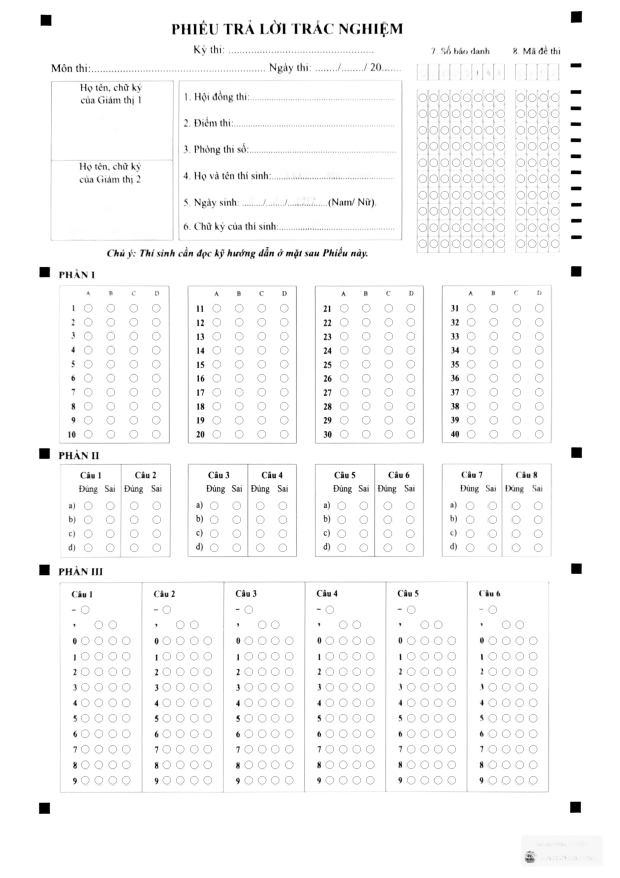
#> input picture assets/template.png, 1240 x 1755 px (shown at 1/2 size); its folder holds only this picture in this run
$ python -i template.py   (imports and definitions only)
#> lines starting #> are read from the running program, lines starting #| are printed output that depends on the picture; after the words box and inside, x2 and y2 are one past the last pixel; in counts of white or black regions, pixels touching at a corner belong together
#> further down, picture is the input picture: shape (1755, 1240); min 0, max 255, mean 248.6
from __future__ import annotations

from dataclasses import dataclass
from functools import lru_cache
from pathlib import Path

import cv2
import numpy as np


CANONICAL_WIDTH = 1240
CANONICAL_HEIGHT = 1755
BUBBLE_RADIUS = 8.5

CORNER_MARKERS = {
    "top_left": (92.0, 40.5),
    "top_right": (1153.0, 34.0),
    "bottom_right": (1151.0, 1614.5),
    "bottom_left": (89.5, 1616.5),
}

GUIDE_MARKERS = [
    (92.0, 40.5),
    (1153.0, 34.0),
    (89.5, 544.0),
    (1152.5, 543.0),
    (89.0, 907.0),
    (1153.0, 905.0),
    (89.0, 1140.0),
    (1153.0, 1137.0),
    (89.5, 1616.5),
    (1151.0, 1614.5),
]


@dataclass(frozen=True)
class Bubble:
    center: tuple[float, float]
    radius: float = BUBBLE_RADIUS


@dataclass(frozen=True)
class TemplateLayout:
    width: int
    height: int
    marker_centers: dict[str, tuple[float, float]]
    guide_markers: list[tuple[float, float]]
    student_id: list[dict[str, Bubble]]
    exam_code: list[dict[str, Bubble]]
    section1: list[dict[str, Bubble]]
    section2: list[dict[str, dict[str, Bubble]]]
    section3: list[list[dict[str, Bubble]]]
    template_gray: np.ndarray


def _bubble(x: float, y: float) -> Bubble:
    return Bubble(center=(float(x), float(y)))


# [75 lines left out: functions _build_code_columns, _build_section1, _build_section2, _build_section3, _load_gray_image, not called in this run]


def _square_candidates(gray: np.ndarray) -> list[tuple[float, float]]:
    blurred = cv2.GaussianBlur(gray, (5, 5), 0)
    _, global_threshold = cv2.threshold(blurred, 0, 255, cv2.THRESH_BINARY_INV + cv2.THRESH_OTSU)
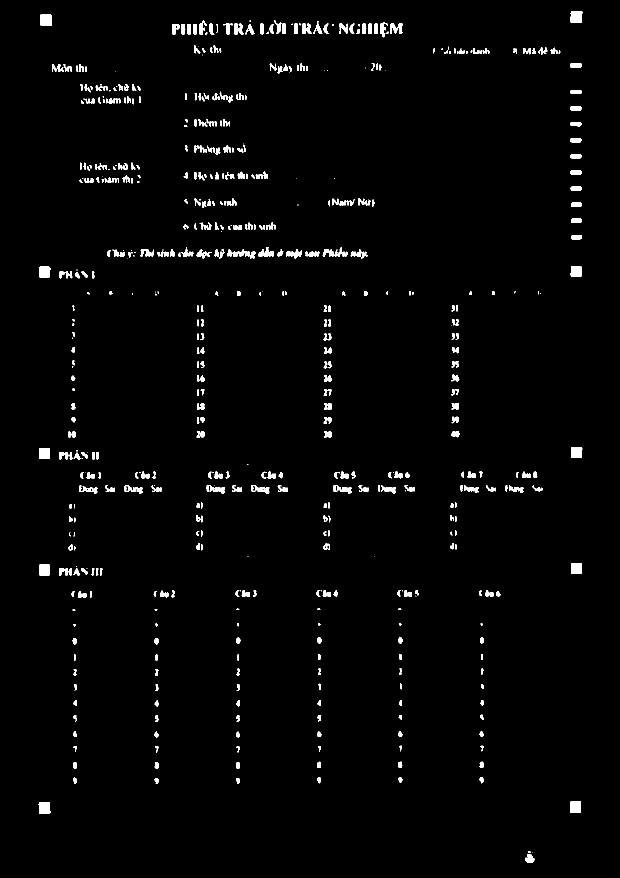
#> global_threshold: shape (1755, 1240) (shown at 1/2 size); 2% white; 595 white regions (106 under 20 px), largest, box (x1, y1, x2, y2) and area: (1141, 22, 1165, 46) 542, (77, 1605, 101, 1628) 512, (81, 29, 103, 52) 504
    local_threshold = cv2.adaptiveThreshold(
        blurred,
        255,
        cv2.ADAPTIVE_THRESH_GAUSSIAN_C,
        cv2.THRESH_BINARY_INV,
        51,
        15,
    )
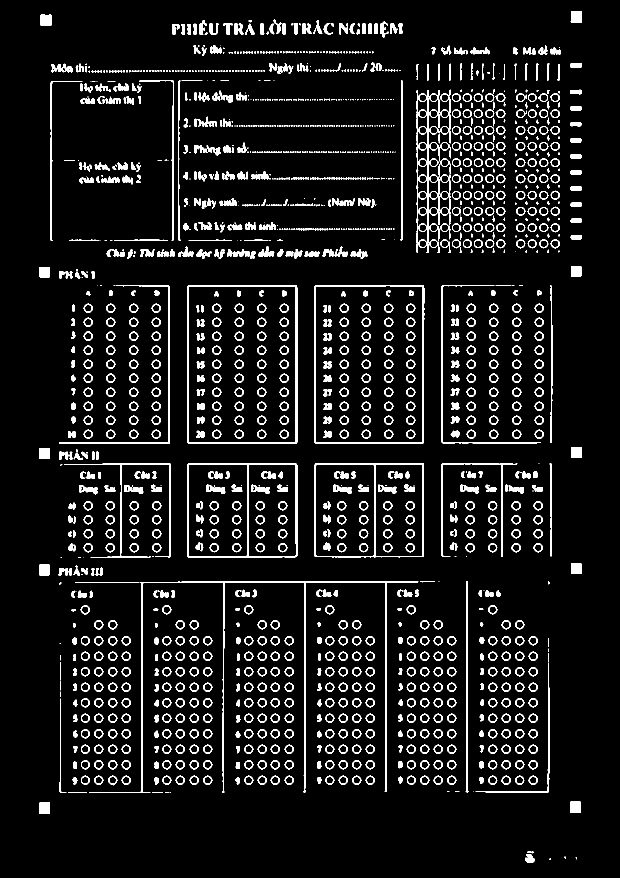
#> local_threshold: shape (1755, 1240) (shown at 1/2 size); 7.8% white; 1763 white regions (584 under 20 px), largest, box (x1, y1, x2, y2) and area: (178, 1162, 837, 1586) 5916, (374, 571, 595, 888) 3252, (375, 927, 595, 1115) 3013
    candidates: list[tuple[float, float]] = []
    scale = gray.shape[1] / CANONICAL_WIDTH
#> scale = 1
    min_side = 17.0 * scale
#> min_side = 17
    max_side = 34.0 * scale
#> max_side = 34
    min_area = 250.0 * scale * scale
#> min_area = 250
    max_area = 1100.0 * scale * scale
#> max_area = 1100

    for threshold in (global_threshold, local_threshold):
        contours, _ = cv2.findContours(threshold, cv2.RETR_EXTERNAL, cv2.CHAIN_APPROX_SIMPLE)
        for contour in contours:
            x, y, width, height = cv2.boundingRect(contour)
            area = cv2.contourArea(contour)
            perimeter = cv2.arcLength(contour, True)
            polygon = cv2.approxPolyDP(contour, 0.07 * perimeter, True)
            if not min_area <= area <= max_area:
                continue
            if len(polygon) != 4 or not cv2.isContourConvex(polygon):
                continue
            if not min_side <= min(width, height) <= max(width, height) <= max_side:
                continue
            aspect = width / max(height, 1)
            fill = area / max(width * height, 1)
            if 0.72 <= aspect <= 1.30 and fill >= 0.65:
                center = (x + width / 2.0, y + height / 2.0)
                if not any((center[0] - old[0]) ** 2 + (center[1] - old[1]) ** 2 < 8.0**2 for old in candidates):
                    candidates.append(center)
#> this loop made 2 passes
#> after the loop, candidates = [(89, 1616.5), (1151, 1614.5), (89, 1140), (1153, 1137), (89, 907), (1153.5, 905), (89.5, 544), (1152.5, 543), (92, 40.5), (1153, 34)]
    return candidates


# [37 lines left out: function _find_corner_markers, not called in this run]


def detect_square_markers(gray: np.ndarray) -> list[tuple[float, float]]:
    return sorted(_square_candidates(gray), key=lambda point: (point[1], point[0]))


# [15 lines left out: function load_template_layout, not called in this run]


def detect_scan_corner_markers(gray: np.ndarray) -> dict[str, tuple[float, float]]:
    return _find_corner_markers(gray)

>>> import cv2
>>> picture = cv2.imread('../assets/template.png', cv2.IMREAD_GRAYSCALE)
>>> result = _square_candidates(picture)
#> result has the same summary as candidates in _square_candidates
